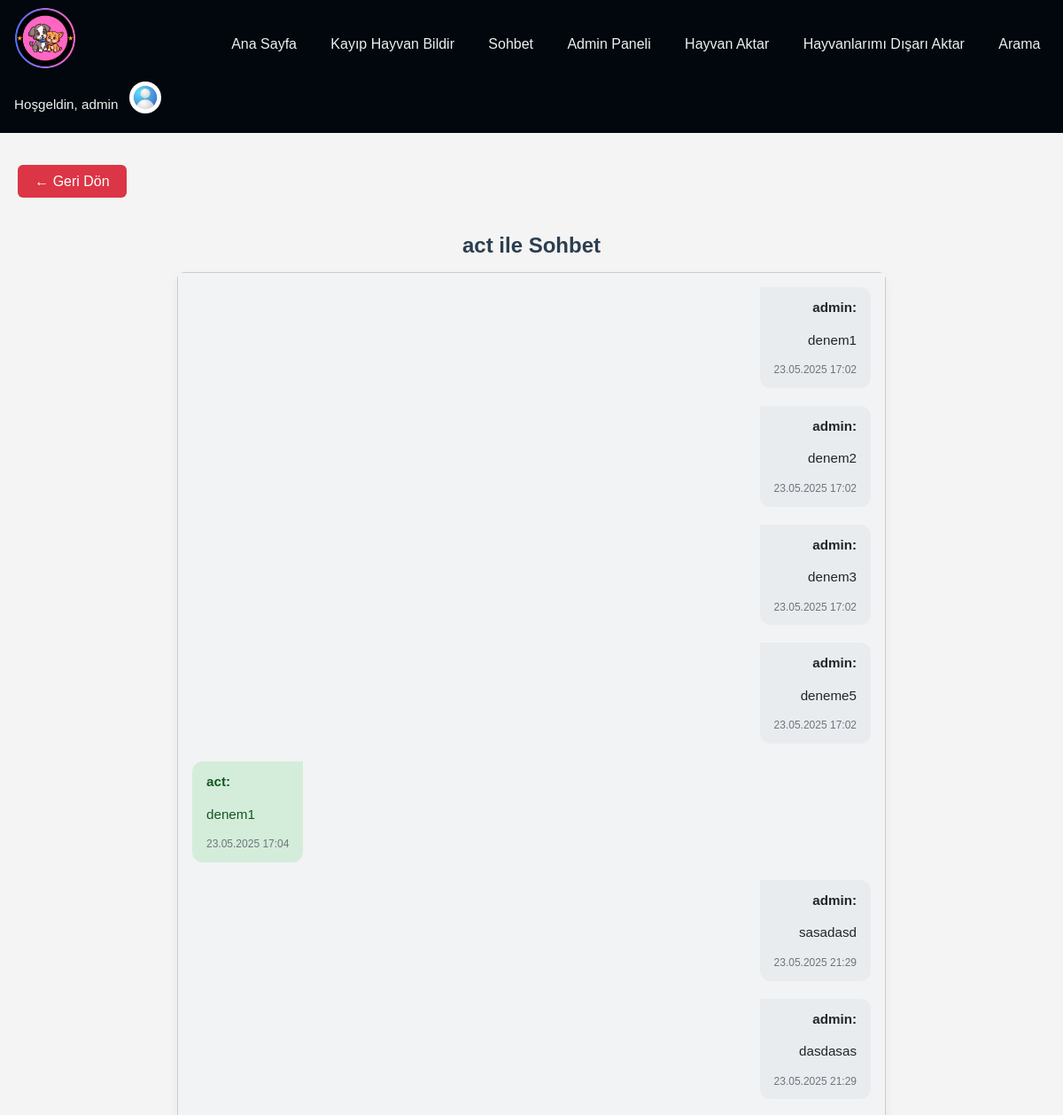
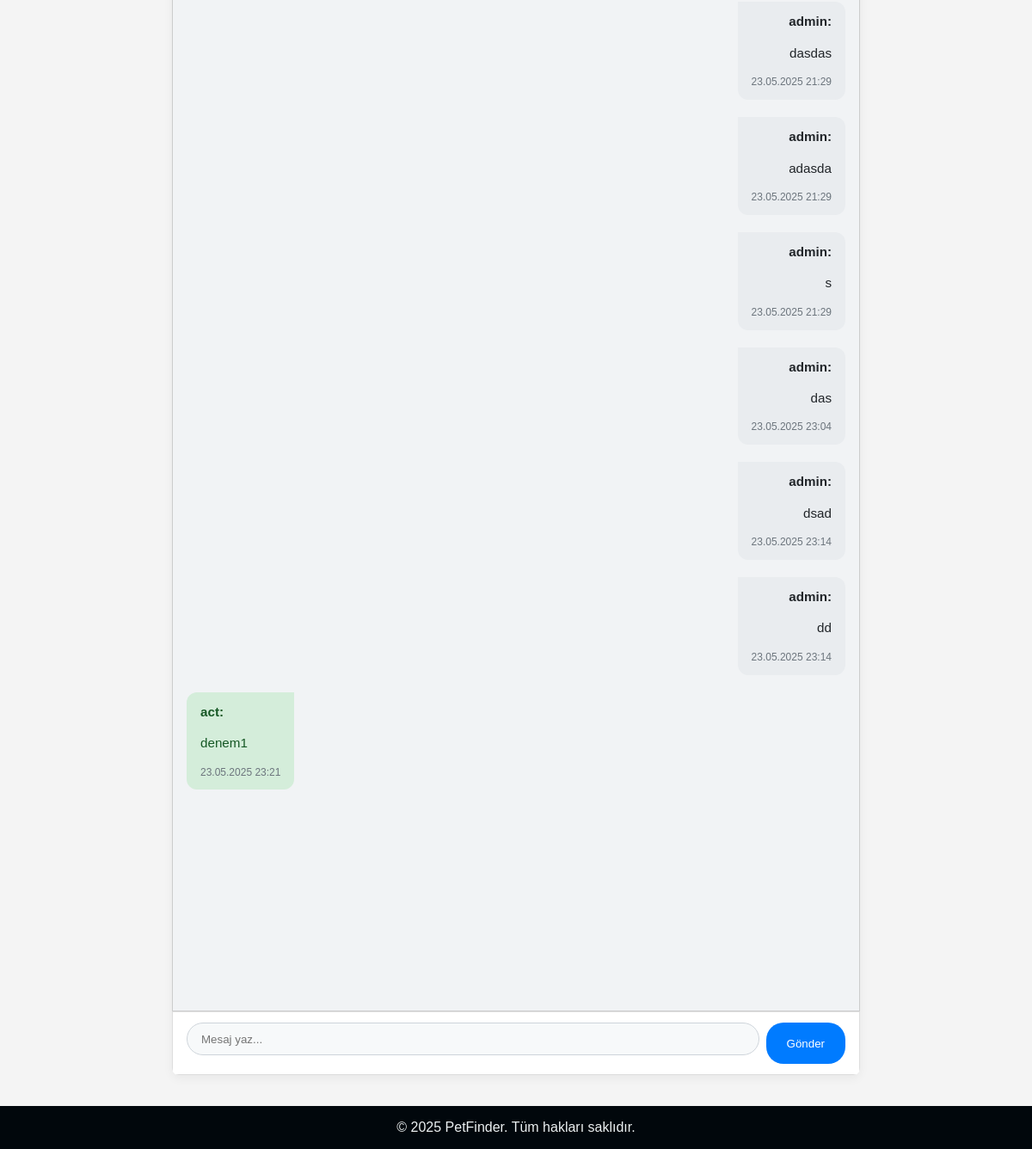
The app's page /mainpage/chat/2/ (signed in), older data (2 pictures, top to bottom).
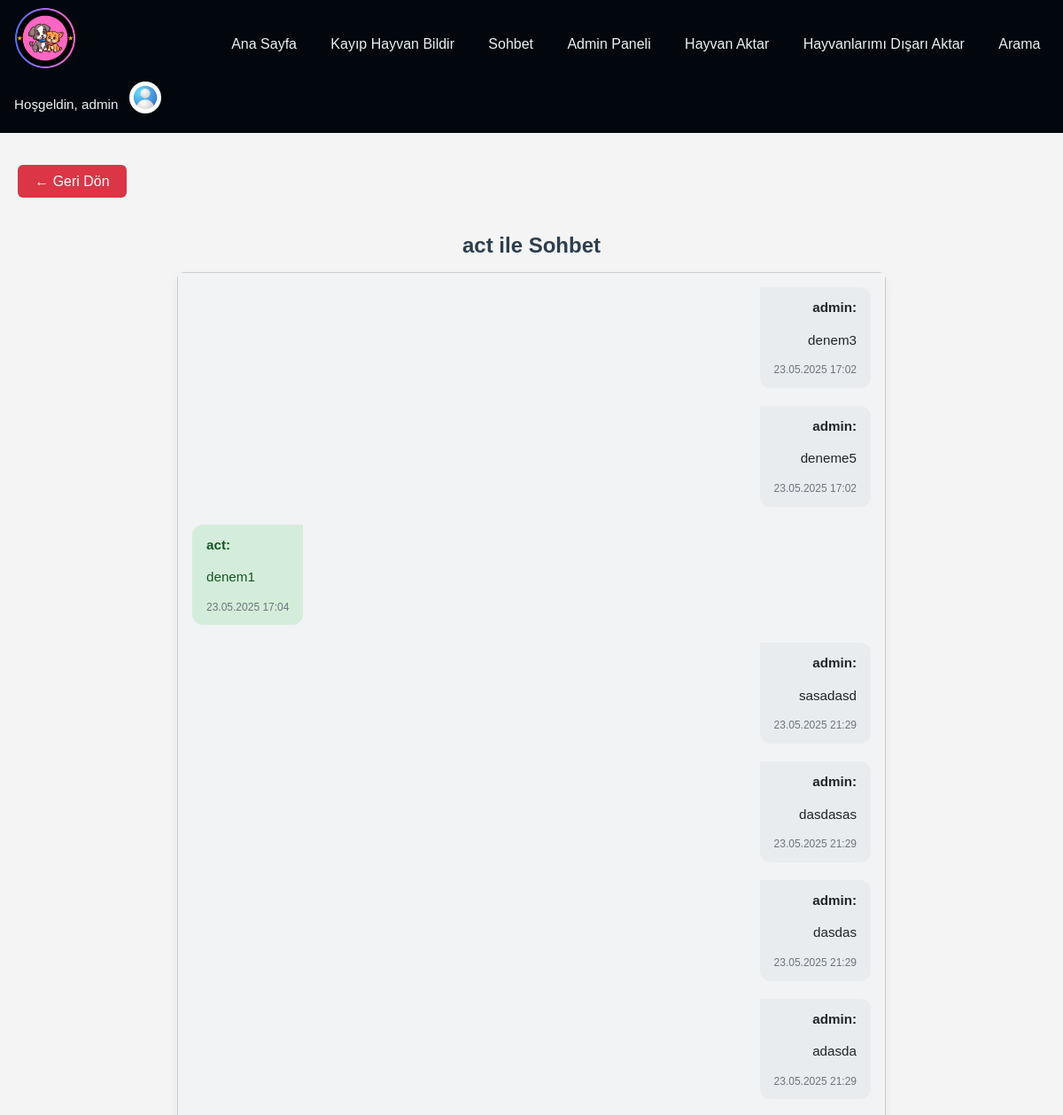
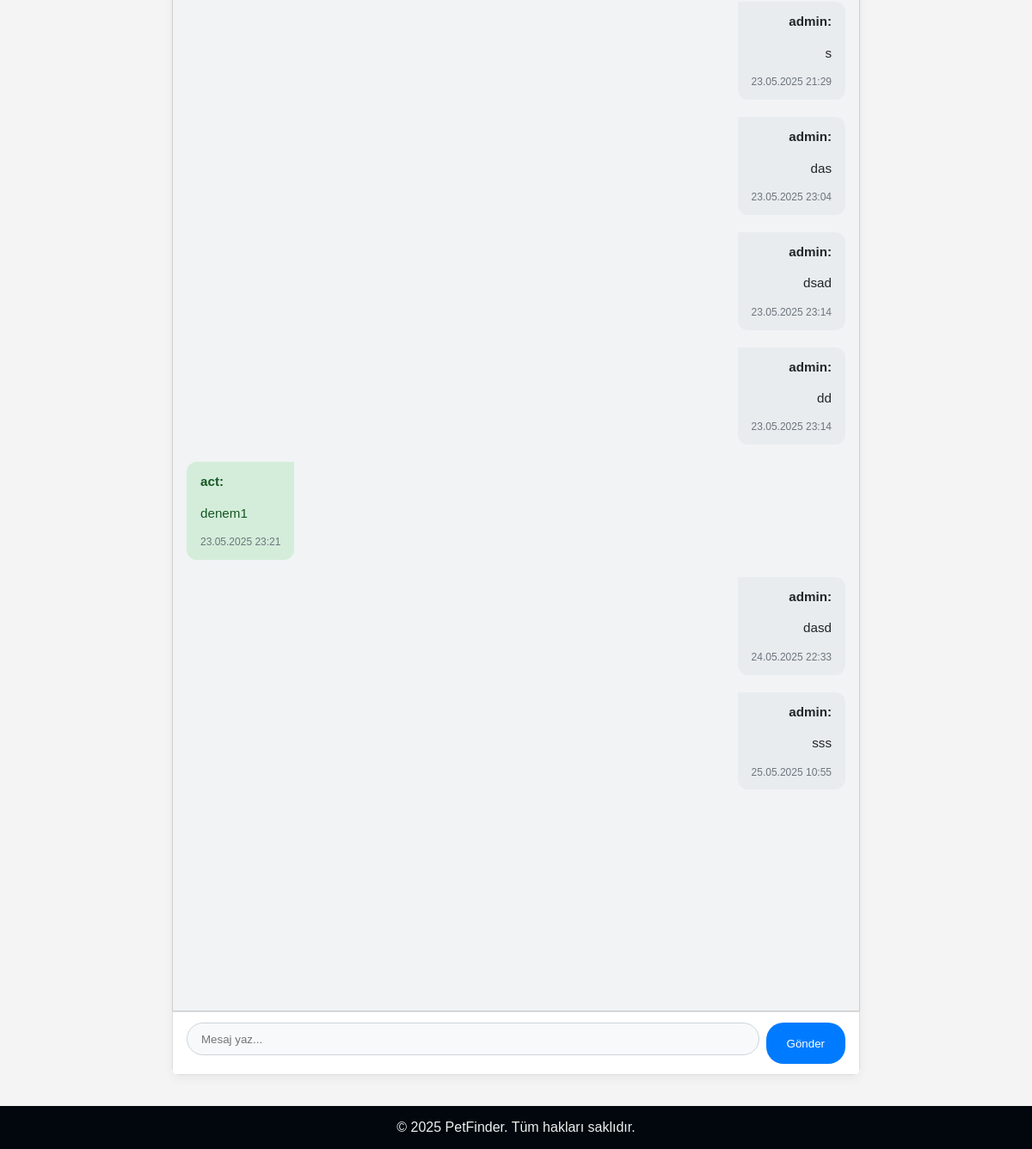
The same page, newer data (2 pictures, top to bottom).
### mainpage/models.py (models this page shows, shortened)
class Message(models.Model):
    sender = models.ForeignKey(User, on_delete=models.CASCADE, related_name='sent_messages', verbose_name="Gönderen")
    receiver = models.ForeignKey(User, on_delete=models.CASCADE, related_name='received_messages', verbose_name="Alıcı")
    content = models.TextField(verbose_name="Mesaj")
    timestamp = models.DateTimeField(verbose_name="Zaman Damgası")
    is_read = models.BooleanField(default=False, verbose_name="Okundu")

### mainpage/views.py (the view)
# urls.py: path('chat/<int:user_id>/', views.start_chat, name='start_chat'),
@login_required
def start_chat(request, user_id):
    receiver = get_object_or_404(User, pk=user_id)
    room_name = f"chat_{min(request.user.id, receiver.id)}_{max(request.user.id, receiver.id)}"
    if request.method == 'POST':
        content = request.POST.get('message')
        if content:
            timestamp = timezone.now()  # Zaman damgasını burada oluştur
            Message.objects.create(sender=request.user, receiver=receiver, content=content, timestamp=timestamp)
            return redirect('mainpage:start_chat', user_id=receiver.id)
    messages = Message.objects.filter(
        Q(sender=request.user, receiver=receiver) | Q(sender=receiver, receiver=request.user)
    ).order_by('timestamp')
    return render(request, 'mainpage/chat.html', {
        'receiver': receiver,
        'messages': messages,
        'room_name': room_name,
    })

### mainpage/context_processors.py (called while the page is built)
def user_profile(request):
    if request.user.is_authenticated:
        try:
            profile = UserProfile.objects.get(user=request.user)
        except UserProfile.DoesNotExist:
            profile = None
    else:
        profile = None
    return {'user_profile': profile}

### mainpage/templates/mainpage/chat.html (shortened to what this page needs)
{% extends 'mainpage/base.html' %}
{% load static %}
{% block extra_css %}
  <link rel="stylesheet" href="{% static 'mainpage/chat.css' %}">
{% endblock %}
{% block content %}
<a class="bt red" href="{% url 'mainpage:chat_list'  %}">← Geri Dön</a>
<h2>{{ receiver.username }} ile Sohbet</h2>
<div id="chat-container">
    <div id="chat-log">
        {% for message in messages %}
            <div class="message {% if message.sender == request.user %}sent{% else %}received{% endif %}"
            data-message-id="{{ message.id }}" {% if message.is_read and message.receiver == request.user %}data-is-read="true"{% endif %}>
                <strong>{{ message.sender.username }}:</strong> {{ message.content|linebreaks }}
               <div class="timestamp"
     data-timestamp="{{ message.timestamp|date:'c' }}">
    {{ message.timestamp|date:"d.m.Y H:i" }}
</div>
            </div>
        {% endfor %}
    </div>
    <form method="post">  {% csrf_token %}
        <input type="text" name="message" placeholder="Mesaj yaz..." autocomplete="off" />
        <button class="bt bt-message" type="submit">Gönder</button>
    </form>
</div>
{% endblock %}

Row changes from the older to the newer data that the page shows:
removed Message: sender.username "admin", content "denem1", timestamp "23.05.2025 17:02"
removed Message: sender.username "admin", content "denem2", timestamp "23.05.2025 17:02"
added Message: sender.username "admin", content "dasd", timestamp "24.05.2025 22:33"
added Message: sender.username "admin", content "sss", timestamp "25.05.2025 10:55"
